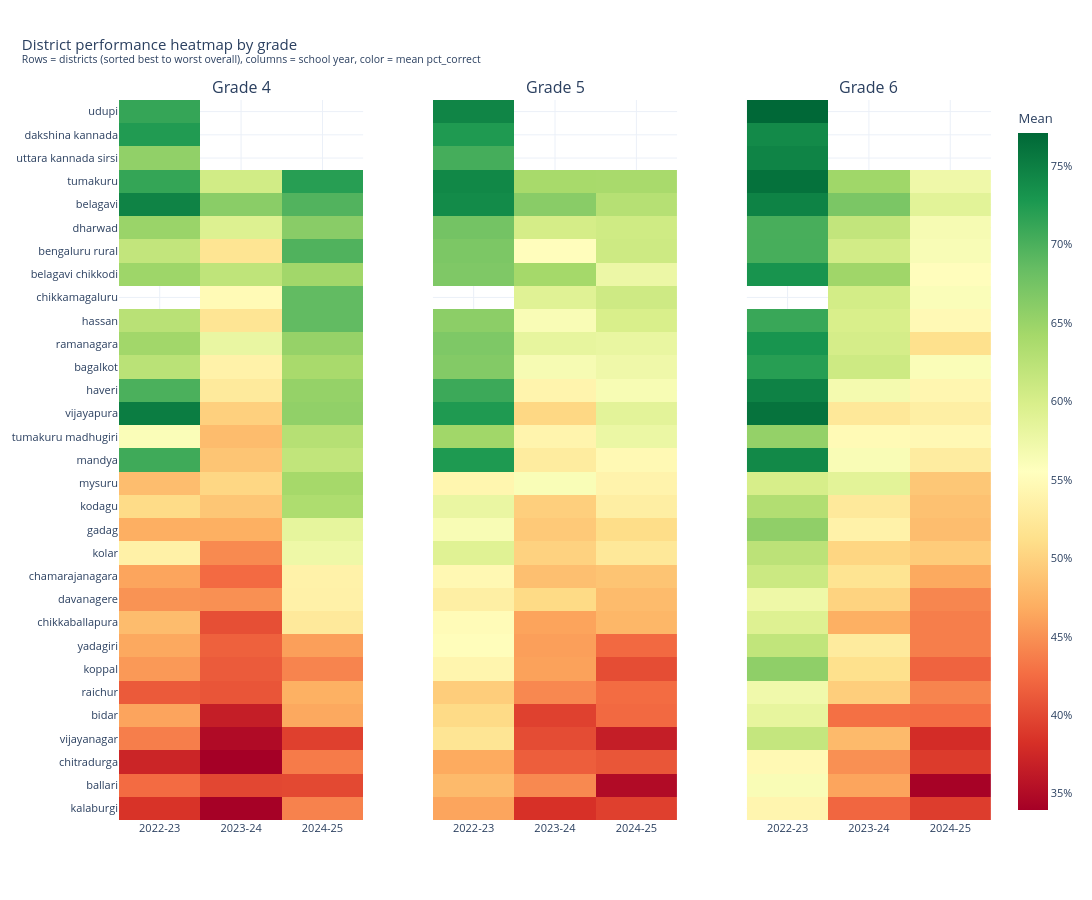

Write notebook code for a chart like this one.
### Markdown cell above
### District performance (all years and grades)

Rank districts by mean `pct_correct` across every `(year, grade)` combination:
1. A heatmap of mean score per district × year, with one panel per grade,
   districts sorted by their overall average score (best to worst) so
   patterns are easy to scan.
2. An overall top/bottom 10 table (averaged across all years and grades,
   with total student `count` for context).

### Code cell
# District x year mean score, one heatmap panel per grade, districts sorted
# by their overall (all years/grades) average score.
district_overall = assessment_df.groupby("District")["pct_correct"].mean().sort_values(ascending=False)
district_order = district_overall.index.tolist()

district_year_grade = (
    assessment_df.groupby(["grade", "District", "year"])["pct_correct"]
    .mean()
    .reset_index()
)
years = sorted(district_year_grade["year"].unique())

fig = make_subplots(
    rows=1,
    cols=len(grades),
    subplot_titles=[f"Grade {g}" for g in grades],
    horizontal_spacing=0.08,
)

for i, grade_val in enumerate(grades, start=1):
    pivot = (
        district_year_grade[district_year_grade["grade"] == grade_val]
        .pivot(index="District", columns="year", values="pct_correct")
        .reindex(district_order)[years]
    )
    fig.add_trace(
        go.Heatmap(
            z=pivot.values,
            x=pivot.columns,
            y=pivot.index,
            coloraxis="coloraxis",
            hovertemplate="District: %{y}<br>Year: %{x}<br>Mean: %{z:.1%}<extra></extra>",
        ),
        row=1,
        col=i,
    )

fig.update_layout(
    title=dict(
        text="District performance heatmap by grade<br><sup>Rows = districts (sorted best to worst overall), columns = school year, color = mean pct_correct</sup>",
        x=0.02,
        xanchor="left",
    ),
    coloraxis=dict(colorscale="RdYlGn", colorbar=dict(title="Mean", tickformat=".0%")),
    template="plotly_white",
    font=dict(size=11),
    width=1100,
    height=900,
    margin=dict(t=100),
)
fig.update_yaxes(autorange="reversed", row=1, col=1)
for i in range(2, len(grades) + 1):
    fig.update_yaxes(autorange="reversed", showticklabels=False, row=1, col=i)
fig.show()

# Overall top/bottom 10 districts, averaged across all years and grades.
district_scores = assessment_df.groupby("District")["pct_correct"].agg(["mean", "count"]).sort_values("mean", ascending=False)
print("Top 10 districts (all years/grades):")
display(district_scores.head(10))
print("Bottom 10 districts (all years/grades):")
display(district_scores.tail(10))

### Figure 1 — Plotly figure (JSON) as saved in the notebook; plotly's stock layout.template omitted (floating-point values rounded to 4 significant figures)
{"data": [{"coloraxis": "coloraxis", "hovertemplate": "District: %{y}<br>Year: %{x}<br>Mean: %{z:.1%}<extra></extra>", "type": "heatmap", "x": ["2022-23", "2023-24", "2024-25"], "xaxis": "x", "y": ["udupi", "dakshina kannada", "uttara kannada sirsi", "tumakuru", "belagavi", "dharwad", "bengaluru rural", "belagavi chikkodi", "chikkamagaluru", "hassan", "ramanagara", "bagalkot", "haveri", "vijayapura", "tumakuru madhugiri", "mandya", "mysuru", "kodagu", "gadag", "kolar", "chamarajanagara", "davanagere", "chikkaballapura", "yadagiri", "koppal", "raichur", "bidar", "vijayanagar", "chitradurga", "ballari", "kalaburgi"], "yaxis": "y", "z": [[0.7127, NaN, NaN], [0.7239, NaN, NaN], [0.656, NaN, NaN], [0.7133, 0.6051, 0.7205], [0.7467, 0.6607, 0.6961], [0.65, 0.5937, 0.6612], [0.6183, 0.5188, 0.6974], [0.6468, 0.6202, 0.6441], [NaN, 0.5482, 0.6868], [0.6259, 0.5193, 0.6869], [0.6445, 0.5798, 0.6525], [0.6249, 0.5367, 0.6392], [0.7002, 0.526, 0.653], [0.7523, 0.4986, 0.656], [0.5615, 0.4814, 0.6284], [0.7067, 0.4886, 0.619], [0.4819, 0.5045, 0.6417], [0.5089, 0.49, 0.6346], [0.4696, 0.4706, 0.5835], [0.5354, 0.4448, 0.5752], [0.4633, 0.4237, 0.5372], [0.4508, 0.4492, 0.5364], [0.4813, 0.4046, 0.5252], [0.4657, 0.4172, 0.4588], [0.455, 0.4129, 0.441], [0.4127, 0.4091, 0.4713], [0.4626, 0.3662, 0.466], [0.437, 0.3493, 0.3941], [0.3724, 0.3396, 0.4351], [0.4245, 0.3991, 0.4002], [0.3846, 0.3404, 0.4396]]}, {"coloraxis": "coloraxis", "hovertemplate": "District: %{y}<br>Year: %{x}<br>Mean: %{z:.1%}<extra></extra>", "type": "heatmap", "x": ["2022-23", "2023-24", "2024-25"], "xaxis": "x2", "y": ["udupi", "dakshina kannada", "uttara kannada sirsi", "tumakuru", "belagavi", "dharwad", "bengaluru rural", "belagavi chikkodi", "chikkamagaluru", "hassan", "ramanagara", "bagalkot", "haveri", "vijayapura", "tumakuru madhugiri", "mandya", "mysuru", "kodagu", "gadag", "kolar", "chamarajanagara", "davanagere", "chikkaballapura", "yadagiri", "koppal", "raichur", "bidar", "vijayanagar", "chitradurga", "ballari", "kalaburgi"], "yaxis": "y2", "z": [[0.7452, NaN, NaN], [0.7253, NaN, NaN], [0.7035, NaN, NaN], [0.7427, 0.6399, 0.6394], [0.7393, 0.6612, 0.6285], [0.6756, 0.6021, 0.6071], [0.6701, 0.553, 0.6088], [0.6681, 0.6421, 0.5763], [NaN, 0.5901, 0.6079], [0.6594, 0.5625, 0.5983], [0.6683, 0.5825, 0.5799], [0.6653, 0.565, 0.5738], [0.7085, 0.5406, 0.5643], [0.7252, 0.5053, 0.5871], [0.6451, 0.5403, 0.5777], [0.7259, 0.5284, 0.5464], [0.5422, 0.5618, 0.5392], [0.5791, 0.4973, 0.5318], [0.5635, 0.4922, 0.5102], [0.5906, 0.5004, 0.5238], [0.5457, 0.4841, 0.488], [0.5329, 0.5075, 0.4801], [0.5495, 0.4622, 0.4764], [0.552, 0.4593, 0.4233], [0.5412, 0.4611, 0.403], [0.4957, 0.444, 0.4249], [0.5076, 0.395, 0.423], [0.5193, 0.4022, 0.3662], [0.4668, 0.4155, 0.4093], [0.4798, 0.4444, 0.3498], [0.4628, 0.3825, 0.3941]]}, {"coloraxis": "coloraxis", "hovertemplate": "District: %{y}<br>Year: %{x}<br>Mean: %{z:.1%}<extra></extra>", "type": "heatmap", "x": ["2022-23", "2023-24", "2024-25"], "xaxis": "x3", "y": ["udupi", "dakshina kannada", "uttara kannada sirsi", "tumakuru", "belagavi", "dharwad", "bengaluru rural", "belagavi chikkodi", "chikkamagaluru", "hassan", "ramanagara", "bagalkot", "haveri", "vijayapura", "tumakuru madhugiri", "mandya", "mysuru", "kodagu", "gadag", "kolar", "chamarajanagara", "davanagere", "chikkaballapura", "yadagiri", "koppal", "raichur", "bidar", "vijayanagar", "chitradurga", "ballari", "kalaburgi"], "yaxis": "y3", "z": [[0.7711, NaN, NaN], [0.7402, NaN, NaN], [0.7456, NaN, NaN], [0.7622, 0.6454, 0.5739], [0.7472, 0.6703, 0.5878], [0.7019, 0.6181, 0.565], [0.7021, 0.6043, 0.5632], [0.7312, 0.6459, 0.5529], [NaN, 0.6031, 0.5605], [0.7103, 0.5988, 0.5468], [0.7305, 0.6015, 0.5139], [0.7206, 0.6088, 0.5613], [0.7478, 0.5683, 0.5426], [0.7613, 0.524, 0.5326], [0.6536, 0.5483, 0.546], [0.7414, 0.5625, 0.5293], [0.5999, 0.5876, 0.4904], [0.6315, 0.5251, 0.4851], [0.6564, 0.5374, 0.4823], [0.6234, 0.5032, 0.4951], [0.6107, 0.5177, 0.4661], [0.575, 0.5013, 0.4426], [0.5926, 0.4709, 0.4372], [0.6188, 0.5277, 0.4371], [0.6568, 0.5141, 0.4189], [0.5723, 0.4971, 0.4412], [0.5824, 0.4276, 0.4258], [0.6161, 0.4794, 0.3795], [0.5464, 0.4492, 0.3907], [0.5625, 0.4632, 0.3414], [0.5418, 0.4209, 0.3916]]}], "layout": {"annotations": [{"font": {"size": 16}, "showarrow": false, "text": "Grade 4", "x": 0.14, "xanchor": "center", "xref": "paper", "y": 1, "yanchor": "bottom", "yref": "paper"}, {"font": {"size": 16}, "showarrow": false, "text": "Grade 5", "x": 0.5, "xanchor": "center", "xref": "paper", "y": 1, "yanchor": "bottom", "yref": "paper"}, {"font": {"size": 16}, "showarrow": false, "text": "Grade 6", "x": 0.86, "xanchor": "center", "xref": "paper", "y": 1, "yanchor": "bottom", "yref": "paper"}], "coloraxis": {"colorbar": {"tickformat": ".0%", "title": {"text": "Mean"}}, "colorscale": [[0, "rgb(165,0,38)"], [0.1, "rgb(215,48,39)"], [0.2, "rgb(244,109,67)"], [0.3, "rgb(253,174,97)"], [0.4, "rgb(254,224,139)"], [0.5, "rgb(255,255,191)"], [0.6, "rgb(217,239,139)"], [0.7, "rgb(166,217,106)"], [0.8, "rgb(102,189,99)"], [0.9, "rgb(26,152,80)"], [1, "rgb(0,104,55)"]]}, "font": {"size": 11}, "height": 900, "margin": {"t": 100}, "title": {"text": "District performance heatmap by grade<br><sup>Rows = districts (sorted best to worst overall), columns = school year, color = mean pct_correct</sup>", "x": 0.02, "xanchor": "left"}, "width": 1100, "xaxis": {"anchor": "y", "domain": [0, 0.28]}, "xaxis2": {"anchor": "y2", "domain": [0.36, 0.64]}, "xaxis3": {"anchor": "y3", "domain": [0.72, 1]}, "yaxis": {"anchor": "x", "autorange": "reversed", "domain": [0, 1]}, "yaxis2": {"anchor": "x2", "autorange": "reversed", "domain": [0, 1], "showticklabels": false}, "yaxis3": {"anchor": "x3", "autorange": "reversed", "domain": [0, 1], "showticklabels": false}}}
